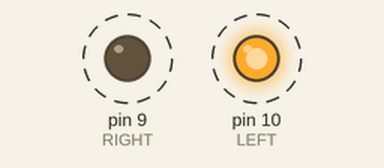
Simulated run of this sketch. Board: Arduino Uno, built with avr-gcc and run on an emulated ATmega328P. Shown: output pins drawn as LEDs (lit = HIGH). Dashed ring = blinking.

Above: at 0.2 s.
Timing chart, 0 to 3.0 s (numbered marks = the images above):
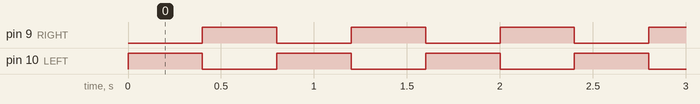

Measured:
- by itself, pin 9 (RIGHT), pin 10 (LEFT): alternates HIGH for 0.40 s and LOW for 0.40 s

The sketch:

p007-alternating-pair.ino
```cpp
// Project 7: Alternating Pair
// Two LEDs take turns, like a railroad crossing signal.
// Parts: 2 LEDs, 2 resistors (220 ohm), breadboard, 5 wires.

const int LEFT = 10;
const int RIGHT = 9;
const int WAIT = 400;         // ms each light stays on

void setup() {
  pinMode(LEFT, OUTPUT);
  pinMode(RIGHT, OUTPUT);
}

void loop() {
  digitalWrite(LEFT, HIGH);   // left on, right off
  digitalWrite(RIGHT, LOW);
  delay(WAIT);

  digitalWrite(LEFT, LOW);    // left off, right on
  digitalWrite(RIGHT, HIGH);
  delay(WAIT);
}
```
